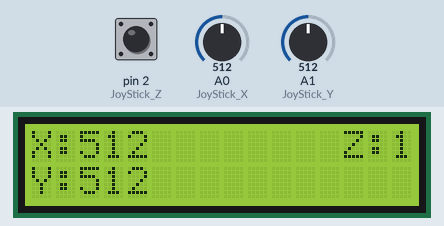
Bench run of a sketch on a simulated Arduino Uno, built with avr-gcc and run on an emulated ATmega328P. Parts: 16×2 character LCD. Inputs (shaded band) come from the test bench; at power-on: A0 (JoyStick_X) = 512, A1 (JoyStick_Y) = 512, pin 2 (JoyStick_Z) HIGH. What the sketch prints to the serial monitor is not drawn.

Above: at 1.2 s.
1.3 s: A0 (JoyStick_X) set to 716
At 2.2 s:
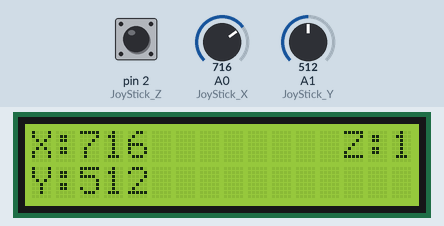
3.0 s: A1 (JoyStick_Y) set to 716
At 3.7 s:
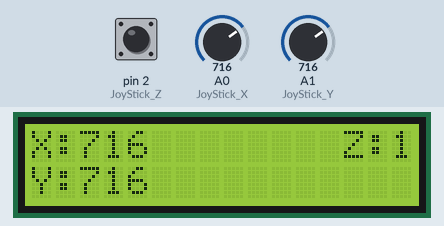
4.5 s: pin 2 (JoyStick_Z) pulled LOW for 0.6 s
At 5.0 s:
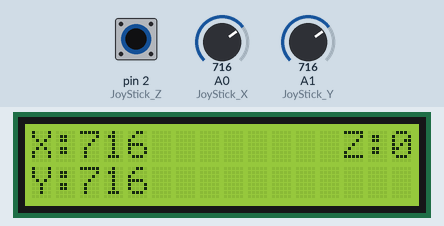
6.6 s: A0 (JoyStick_X) set to 900
At 7.4 s:
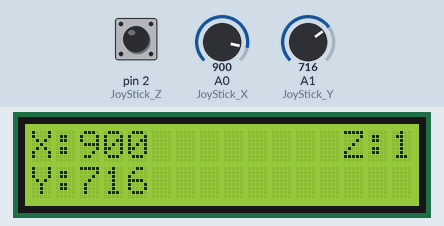
8.1 s: pin 2 (JoyStick_Z) pulled LOW for 1 s
At 8.9 s:
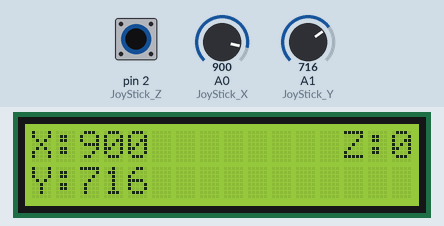
10.6 s: A1 (JoyStick_Y) set to 900
At 11.4 s:
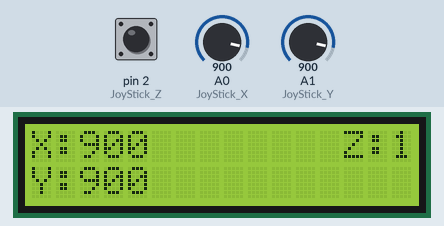
Timing chart, 0 to 13.1 s (numbered marks = the images above; inputs shaded):
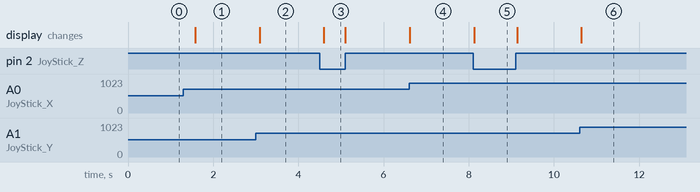

Measured:
- after the input at 1.3 s, the display: changes after 0.28 s (image 1)
- after the input at 3.0 s, the display: changes after 0.09 s (image 2)
- after the input at 4.5 s, the display: changes after 0.10 s (image 3)
- after the input at 6.6 s, the display: changes at once (image 4)
- after the input at 8.1 s, the display: changes at once (image 5)
- after the input at 10.6 s, the display: changes at once (image 6)

The sketch:

IoT_Sem1_Lek8_Lab23.ino
```cpp
/***********************************************************
File name: lab23.ino
Description: Example with JoyStick
Based on (source):www.uctronics.com,Lesson_19_Joy_stick,Lee
***********************************************************/


#include <LiquidCrystal.h>
/*
 * LCD RS pin to digital pin 7
 * LCD Enable pin to digital pin 8
 * LCD D4 pin to digital pin 9
 * LCD D5 pin to digital pin 10
 * LCD D6 pin to digital pin 11
 * LCD D7 pin to digital pin 12
 * LCD R/W pin to ground
 * LCD VSS pin to ground
 * LCD VCC pin to 5V
*/
LiquidCrystal lcd(7, 8, 9, 10, 11, 12);

int JoyStick_X = A0; //PS2 joystick X-axis is defined
int JoyStick_Y = A1; //PS2 joystick Y axis is defined
int JoyStick_Z = 2; //Defined PS2 joystick Z axis - (SW)


void setup(void)
{
  Serial.begin(9600);
  lcd.begin(16, 2);    // set up the LCD's number of columns and rows:
  lcd.clear();         //Clears the LCD screen and positions the cursor in the upper-left corner
  pinMode(JoyStick_Z, INPUT_PULLUP); //Z axis is defined as an input PS2


}

void loop(void)
{
  int x,y,z;
  x=analogRead(JoyStick_X);
  y=analogRead(JoyStick_Y);
  z=digitalRead(JoyStick_Z);
  Serial.print(x);


  // print the results:
  lcd.setCursor(0, 0); // set the cursor to column 0, line 0
  lcd.print("X:");// Print a message of "X: "to the LCD.
  lcd.print(x);// Print the x value to the LCD.
  lcd.print("   ");//

  lcd.setCursor(0, 1); // set the cursor to column 0, line 1
  lcd.print("Y:"); // Print a message of "Y: "to the LCD.
  lcd.print(y);// Print the y value to the LCD.
  lcd.print("   ");//

  lcd.setCursor(13, 0 ); // set the cursor to column 0, line 0
  lcd.print("Z:"); // Print a message of "Z: "to the LCD.
  lcd.print(z);// Print the z value to the LCD.
  delay(500);

}
```
